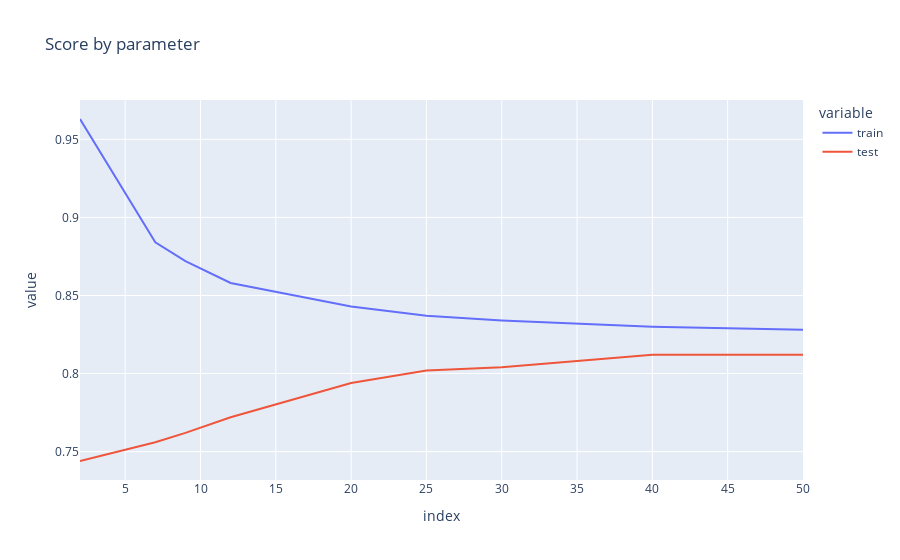

Write notebook code for a chart like this one.
### Code cell
import plotly.express as px

fig = px.line(score, x=score.index, y=[score.train, score.test], title='Score by parameter')

fig.show()

### Figure 1 — Plotly figure (JSON) as saved in the notebook; plotly's stock layout.template omitted (floating-point values rounded to 4 significant figures)
{"data": [{"hovertemplate": "variable=train<br>index=%{x}<br>value=%{y}<extra></extra>", "legendgroup": "train", "line": {"color": "#636efa", "dash": "solid"}, "marker": {"symbol": "circle"}, "mode": "lines", "name": "train", "orientation": "h", "showlegend": true, "type": "scatter", "x": [2, 7, 9, 12, 20, 25, 30, 40, 50], "xaxis": "x", "y": [0.963, 0.884, 0.872, 0.858, 0.843, 0.837, 0.834, 0.83, 0.828], "yaxis": "y"}, {"hovertemplate": "variable=test<br>index=%{x}<br>value=%{y}<extra></extra>", "legendgroup": "test", "line": {"color": "#EF553B", "dash": "solid"}, "marker": {"symbol": "circle"}, "mode": "lines", "name": "test", "orientation": "h", "showlegend": true, "type": "scatter", "x": [2, 7, 9, 12, 20, 25, 30, 40, 50], "xaxis": "x", "y": [0.744, 0.756, 0.762, 0.772, 0.794, 0.802, 0.804, 0.812, 0.812], "yaxis": "y"}], "layout": {"legend": {"title": {"text": "variable"}, "tracegroupgap": 0}, "title": {"text": "Score by parameter"}, "xaxis": {"anchor": "y", "domain": [0, 1], "title": {"text": "index"}}, "yaxis": {"anchor": "x", "domain": [0, 1], "title": {"text": "value"}}}}
